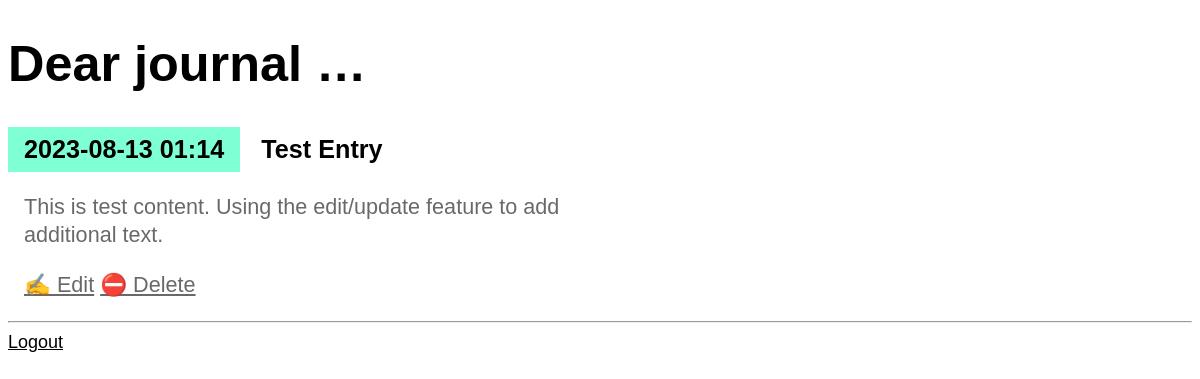
Page /entry/1 (signed in) on the earlier database version.
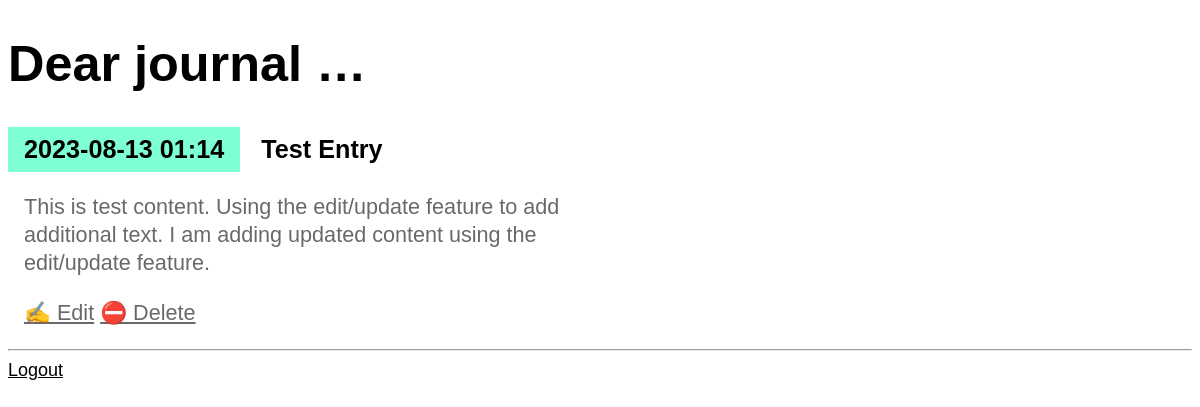
Same page on the later database version.
### entries/models.py (models this page shows, shortened)
class Entry(models.Model):
    title = models.CharField(max_length=200)
    content = models.TextField()
    date_created = models.DateTimeField(default=timezone.now)
    class Meta:
        verbose_name_plural = "Entries"

### entries/views.py (the view)
class EntryDetailView(LockedView, DetailView):
    model = Entry

### entries/templates/entries/entry_detail.html
{% extends "entries/base.html" %}
{% block content %}
    <article>
        <h2>{{ entry.date_created|date:'Y-m-d H:i' }}</h2>
        <h3>{{ entry.title }}</h3>
        <p>{{ entry.content }}</p>
    </article>
    <p>
        <a href="{% url 'entry-update' entry.id %}">✍️ Edit</a>
        <a href="{% url 'entry-delete' entry.id %}">⛔ Delete</a>
    </p>
{% endblock %}

Differences in the rows shown:
changed Entry "Test Entry": content "This is test content. Using the edit/update feature to add additional text." → "This is test content. Using the edit/update feature to add additional text. I am adding updated content using the edit/update feature."
